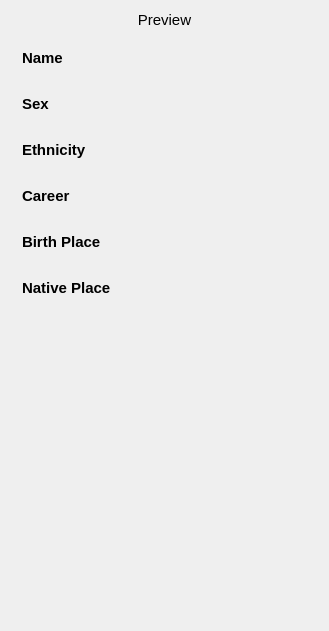
<?xml version="1.0" encoding="UTF-8"?>
<ui version="4.0">
 <class>PatientInfoDock</class>
 <widget class="QWidget" name="PatientInfoDock">
  <property name="geometry">
   <rect>
    <x>0</x>
    <y>0</y>
    <width>329</width>
    <height>631</height>
   </rect>
  </property>
  <property name="windowTitle">
   <string>Form</string>
  </property>
  <layout class="QGridLayout" name="mainLayout">
   <item row="1" column="2">
    <widget class="QStackedWidget" name="stackedWidget">
     <property name="currentIndex">
      <number>0</number>
     </property>
     <widget class="QWidget" name="showPage">
      <layout class="QGridLayout" name="showPageGridLayout">
       <property name="leftMargin">
        <number>0</number>
       </property>
       <property name="topMargin">
        <number>0</number>
       </property>
       <property name="rightMargin">
        <number>0</number>
       </property>
       <property name="bottomMargin">
        <number>0</number>
       </property>
       <property name="verticalSpacing">
        <number>20</number>
       </property>
       <item row="0" column="0">
        <widget class="QLabel" name="showPageTitle">
         <property name="font">
          <font>
           <pointsize>11</pointsize>
          </font>
         </property>
         <property name="text">
          <string>Preview</string>
         </property>
         <property name="alignment">
          <set>Qt::AlignCenter</set>
         </property>
        </widget>
       </item>
       <item row="1" column="0">
        <widget class="QScrollArea" name="scrollArea_2">
         <property name="frameShape">
          <enum>QFrame::NoFrame</enum>
         </property>
         <property name="widgetResizable">
          <bool>true</bool>
         </property>
         <widget class="QWidget" name="scrollAreaWidgetContents_2">
          <property name="geometry">
           <rect>
            <x>0</x>
            <y>0</y>
            <width>307</width>
            <height>566</height>
           </rect>
          </property>
          <layout class="QVBoxLayout" name="verticalLayout_8">
           <property name="leftMargin">
            <number>0</number>
           </property>
           <property name="topMargin">
            <number>0</number>
           </property>
           <property name="rightMargin">
            <number>0</number>
           </property>
           <property name="bottomMargin">
            <number>0</number>
           </property>
           <item>
            <layout class="QVBoxLayout" name="verticalLayout_7">
             <property name="spacing">
              <number>11</number>
             </property>
             <property name="leftMargin">
              <number>11</number>
             </property>
             <item>
              <layout class="QVBoxLayout" name="verticalLayout">
               <property name="spacing">
                <number>2</number>
               </property>
               <item>
                <widget class="QLabel" name="label_7">
                 <property name="font">
                  <font>
                   <pointsize>11</pointsize>
                   <bold>true</bold>
                  </font>
                 </property>
                 <property name="text">
                  <string>Name</string>
                 </property>
                </widget>
               </item>
               <item>
                <widget class="QLabel" name="nameLabel">
                 <property name="font">
                  <font>
                   <pointsize>10</pointsize>
                  </font>
                 </property>
                 <property name="text">
                  <string/>
                 </property>
                </widget>
               </item>
              </layout>
             </item>
             <item>
              <layout class="QVBoxLayout" name="verticalLayout_2">
               <property name="spacing">
                <number>2</number>
               </property>
               <item>
                <widget class="QLabel" name="label_9">
                 <property name="font">
                  <font>
                   <pointsize>11</pointsize>
                   <bold>true</bold>
                  </font>
                 </property>
                 <property name="text">
                  <string>Sex</string>
                 </property>
                </widget>
               </item>
               <item>
                <widget class="QLabel" name="sexLabel">
                 <property name="font">
                  <font>
                   <pointsize>10</pointsize>
                  </font>
                 </property>
                 <property name="text">
                  <string/>
                 </property>
                </widget>
               </item>
              </layout>
             </item>
             <item>
              <layout class="QVBoxLayout" name="verticalLayout_3">
               <property name="spacing">
                <number>2</number>
               </property>
               <item>
                <widget class="QLabel" name="label_11">
                 <property name="font">
                  <font>
                   <pointsize>11</pointsize>
                   <bold>true</bold>
                  </font>
                 </property>
                 <property name="text">
                  <string>Ethnicity</string>
                 </property>
                </widget>
               </item>
               <item>
                <widget class="QLabel" name="ethnicLabel">
                 <property name="font">
                  <font>
                   <pointsize>10</pointsize>
                  </font>
                 </property>
                 <property name="text">
                  <string/>
                 </property>
                </widget>
               </item>
              </layout>
             </item>
             <item>
              <layout class="QVBoxLayout" name="verticalLayout_4">
               <property name="spacing">
                <number>2</number>
               </property>
               <item>
                <widget class="QLabel" name="label_13">
                 <property name="font">
                  <font>
                   <pointsize>11</pointsize>
                   <bold>true</bold>
                  </font>
                 </property>
                 <property name="text">
                  <string>Career</string>
                 </property>
                </widget>
               </item>
               <item>
                <widget class="QLabel" name="careerLabel">
                 <property name="font">
                  <font>
                   <pointsize>10</pointsize>
                  </font>
                 </property>
                 <property name="text">
                  <string/>
                 </property>
                </widget>
               </item>
              </layout>
             </item>
             <item>
              <layout class="QVBoxLayout" name="verticalLayout_5">
               <property name="spacing">
                <number>2</number>
               </property>
               <item>
                <widget class="QLabel" name="label_15">
                 <property name="font">
                  <font>
                   <pointsize>11</pointsize>
                   <bold>true</bold>
                  </font>
                 </property>
                 <property name="text">
                  <string>Birth Place</string>
                 </property>
                </widget>
               </item>
               <item>
                <widget class="QLabel" name="birthPlaceLabel">
                 <property name="font">
                  <font>
                   <pointsize>10</pointsize>
                  </font>
                 </property>
                 <property name="text">
                  <string/>
                 </property>
                </widget>
               </item>
              </layout>
             </item>
             <item>
              <layout class="QVBoxLayout" name="verticalLayout_6">
               <property name="spacing">
                <number>2</number>
               </property>
               <item>
                <widget class="QLabel" name="label_17">
                 <property name="font">
                  <font>
                   <pointsize>11</pointsize>
                   <bold>true</bold>
                  </font>
                 </property>
                 <property name="text">
                  <string>Native Place</string>
                 </property>
                </widget>
               </item>
               <item>
                <widget class="QLabel" name="nativePlaceLabel">
                 <property name="font">
                  <font>
                   <pointsize>10</pointsize>
                  </font>
                 </property>
                 <property name="text">
                  <string/>
                 </property>
                </widget>
               </item>
              </layout>
             </item>
            </layout>
           </item>
           <item>
            <spacer name="verticalSpacer_2">
             <property name="orientation">
              <enum>Qt::Vertical</enum>
             </property>
             <property name="sizeHint" stdset="0">
              <size>
               <width>20</width>
               <height>40</height>
              </size>
             </property>
            </spacer>
           </item>
          </layout>
         </widget>
        </widget>
       </item>
      </layout>
     </widget>
     <widget class="QWidget" name="editPage">
      <layout class="QGridLayout" name="editPageGridLayout">
       <property name="leftMargin">
        <number>0</number>
       </property>
       <property name="topMargin">
        <number>0</number>
       </property>
       <property name="rightMargin">
        <number>0</number>
       </property>
       <property name="bottomMargin">
        <number>0</number>
       </property>
       <property name="verticalSpacing">
        <number>20</number>
       </property>
       <item row="0" column="0">
        <widget class="QLabel" name="editPageTitle">
         <property name="font">
          <font>
           <pointsize>11</pointsize>
          </font>
         </property>
         <property name="text">
          <string>Edit</string>
         </property>
         <property name="alignment">
          <set>Qt::AlignCenter</set>
         </property>
        </widget>
       </item>
       <item row="1" column="0">
        <widget class="QScrollArea" name="scrollArea">
         <property name="frameShape">
          <enum>QFrame::NoFrame</enum>
         </property>
         <property name="widgetResizable">
          <bool>true</bool>
         </property>
         <widget class="QWidget" name="scrollAreaWidgetContents">
          <property name="geometry">
           <rect>
            <x>0</x>
            <y>0</y>
            <width>307</width>
            <height>566</height>
           </rect>
          </property>
          <layout class="QVBoxLayout" name="verticalLayout_9">
           <property name="leftMargin">
            <number>0</number>
           </property>
           <property name="topMargin">
            <number>0</number>
           </property>
           <property name="rightMargin">
            <number>0</number>
           </property>
           <property name="bottomMargin">
            <number>0</number>
           </property>
           <item>
            <layout class="QFormLayout" name="formLayout">
             <property name="horizontalSpacing">
              <number>7</number>
             </property>
             <property name="verticalSpacing">
              <number>7</number>
             </property>
             <item row="0" column="0">
              <widget class="QLabel" name="label">
               <property name="text">
                <string>Name:</string>
               </property>
              </widget>
             </item>
             <item row="0" column="1">
              <layout class="QHBoxLayout" name="horizontalLayout">
               <property name="spacing">
                <number>0</number>
               </property>
               <item>
                <widget class="QLineEdit" name="nameLE">
                 <property name="sizePolicy">
                  <sizepolicy hsizetype="Expanding" vsizetype="Preferred">
                   <horstretch>0</horstretch>
                   <verstretch>0</verstretch>
                  </sizepolicy>
                 </property>
                </widget>
               </item>
               <item>
                <widget class="QToolButton" name="resetNameBtn">
                 <property name="enabled">
                  <bool>false</bool>
                 </property>
                 <property name="sizePolicy">
                  <sizepolicy hsizetype="Fixed" vsizetype="Preferred">
                   <horstretch>0</horstretch>
                   <verstretch>0</verstretch>
                  </sizepolicy>
                 </property>
                 <property name="text">
                  <string>...</string>
                 </property>
                </widget>
               </item>
              </layout>
             </item>
             <item row="1" column="0">
              <widget class="QLabel" name="label_4">
               <property name="text">
                <string>Sex:</string>
               </property>
              </widget>
             </item>
             <item row="1" column="1">
              <layout class="QHBoxLayout" name="horizontalLayout_2">
               <property name="spacing">
                <number>0</number>
               </property>
               <item>
                <widget class="QRadioButton" name="femaleRB">
                 <property name="text">
                  <string>female</string>
                 </property>
                 <attribute name="buttonGroup">
                  <string notr="true">sexGroup</string>
                 </attribute>
                </widget>
               </item>
               <item>
                <widget class="QRadioButton" name="maleRB">
                 <property name="text">
                  <string>male</string>
                 </property>
                 <attribute name="buttonGroup">
                  <string notr="true">sexGroup</string>
                 </attribute>
                </widget>
               </item>
               <item>
                <widget class="QToolButton" name="resetSexBtn">
                 <property name="enabled">
                  <bool>false</bool>
                 </property>
                 <property name="sizePolicy">
                  <sizepolicy hsizetype="Fixed" vsizetype="Preferred">
                   <horstretch>0</horstretch>
                   <verstretch>0</verstretch>
                  </sizepolicy>
                 </property>
                 <property name="text">
                  <string>...</string>
                 </property>
                 <attribute name="buttonGroup">
                  <string notr="true">allToolButtons</string>
                 </attribute>
                </widget>
               </item>
              </layout>
             </item>
             <item row="2" column="0">
              <widget class="QLabel" name="label_5">
               <property name="text">
                <string>Ethnicity:</string>
               </property>
              </widget>
             </item>
             <item row="2" column="1">
              <layout class="QHBoxLayout" name="horizontalLayout_3">
               <property name="spacing">
                <number>0</number>
               </property>
               <item>
                <widget class="QComboBox" name="ethnicCB">
                 <property name="sizePolicy">
                  <sizepolicy hsizetype="Preferred" vsizetype="Preferred">
                   <horstretch>0</horstretch>
                   <verstretch>0</verstretch>
                  </sizepolicy>
                 </property>
                </widget>
               </item>
               <item>
                <widget class="QToolButton" name="resetEthnicBtn">
                 <property name="enabled">
                  <bool>false</bool>
                 </property>
                 <property name="sizePolicy">
                  <sizepolicy hsizetype="Fixed" vsizetype="Preferred">
                   <horstretch>0</horstretch>
                   <verstretch>0</verstretch>
                  </sizepolicy>
                 </property>
                 <property name="text">
                  <string>...</string>
                 </property>
                 <attribute name="buttonGroup">
                  <string notr="true">allToolButtons</string>
                 </attribute>
                </widget>
               </item>
              </layout>
             </item>
             <item row="3" column="0">
              <widget class="QLabel" name="label_2">
               <property name="text">
                <string>Career:</string>
               </property>
              </widget>
             </item>
             <item row="3" column="1">
              <layout class="QHBoxLayout" name="horizontalLayout_4">
               <property name="spacing">
                <number>0</number>
               </property>
               <item>
                <widget class="QLineEdit" name="careerLE">
                 <property name="sizePolicy">
                  <sizepolicy hsizetype="Expanding" vsizetype="Preferred">
                   <horstretch>0</horstretch>
                   <verstretch>0</verstretch>
                  </sizepolicy>
                 </property>
                </widget>
               </item>
               <item>
                <widget class="QToolButton" name="resetCareerBtn">
                 <property name="enabled">
                  <bool>false</bool>
                 </property>
                 <property name="sizePolicy">
                  <sizepolicy hsizetype="Fixed" vsizetype="Preferred">
                   <horstretch>0</horstretch>
                   <verstretch>0</verstretch>
                  </sizepolicy>
                 </property>
                 <property name="text">
                  <string>...</string>
                 </property>
                </widget>
               </item>
              </layout>
             </item>
             <item row="4" column="0">
              <widget class="QLabel" name="label_3">
               <property name="text">
                <string>Birth Place:</string>
               </property>
              </widget>
             </item>
             <item row="4" column="1">
              <layout class="QHBoxLayout" name="horizontalLayout_5">
               <property name="spacing">
                <number>0</number>
               </property>
               <item>
                <widget class="QLineEdit" name="birthPlaceLE">
                 <property name="sizePolicy">
                  <sizepolicy hsizetype="Expanding" vsizetype="Preferred">
                   <horstretch>0</horstretch>
                   <verstretch>0</verstretch>
                  </sizepolicy>
                 </property>
                </widget>
               </item>
               <item>
                <widget class="QToolButton" name="resetBpBtn">
                 <property name="enabled">
                  <bool>false</bool>
                 </property>
                 <property name="sizePolicy">
                  <sizepolicy hsizetype="Fixed" vsizetype="Preferred">
                   <horstretch>0</horstretch>
                   <verstretch>0</verstretch>
                  </sizepolicy>
                 </property>
                 <property name="text">
                  <string>...</string>
                 </property>
                </widget>
               </item>
              </layout>
             </item>
             <item row="5" column="0">
              <widget class="QLabel" name="label_6">
               <property name="text">
                <string>Native Place:</string>
               </property>
              </widget>
             </item>
             <item row="5" column="1">
              <layout class="QHBoxLayout" name="horizontalLayout_6">
               <property name="spacing">
                <number>0</number>
               </property>
               <item>
                <widget class="QLineEdit" name="nativePlaceLE">
                 <property name="sizePolicy">
                  <sizepolicy hsizetype="Expanding" vsizetype="Preferred">
                   <horstretch>0</horstretch>
                   <verstretch>0</verstretch>
                  </sizepolicy>
                 </property>
                </widget>
               </item>
               <item>
                <widget class="QToolButton" name="resetNpBtn">
                 <property name="enabled">
                  <bool>false</bool>
                 </property>
                 <property name="sizePolicy">
                  <sizepolicy hsizetype="Fixed" vsizetype="Preferred">
                   <horstretch>0</horstretch>
                   <verstretch>0</verstretch>
                  </sizepolicy>
                 </property>
                 <property name="text">
                  <string>...</string>
                 </property>
                </widget>
               </item>
              </layout>
             </item>
            </layout>
           </item>
           <item>
            <spacer name="verticalSpacer">
             <property name="orientation">
              <enum>Qt::Vertical</enum>
             </property>
             <property name="sizeHint" stdset="0">
              <size>
               <width>20</width>
               <height>40</height>
              </size>
             </property>
            </spacer>
           </item>
          </layout>
         </widget>
        </widget>
       </item>
      </layout>
     </widget>
    </widget>
   </item>
  </layout>
 </widget>
 <resources/>
 <connections/>
 <buttongroups>
  <buttongroup name="sexGroup"/>
  <buttongroup name="allToolButtons"/>
 </buttongroups>
</ui>
